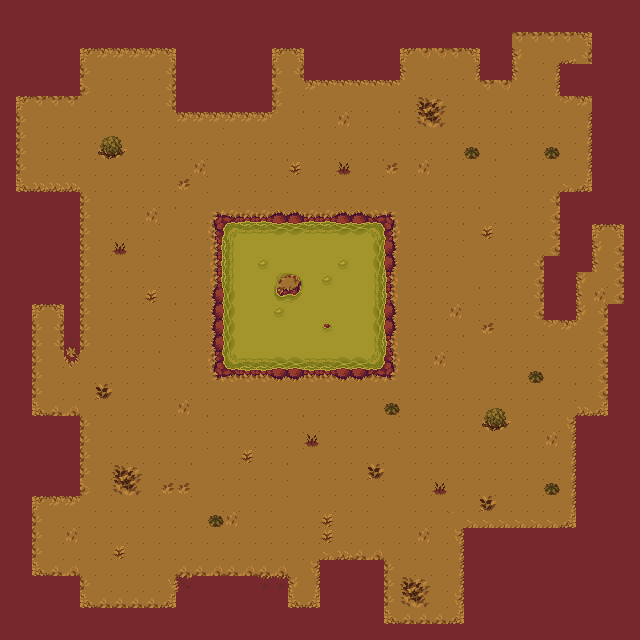

Rendered tile map (Tiled .tmx) drawn with the repository's tilesets; below, a short description and the full map source, tile grids included:
An orthogonal 40x40 tile map with 16x16 px tiles, 1 tile layer (Tile Layer 1).

<map version="1.2" tiledversion="1.2.1" orientation="orthogonal" renderorder="right-down" width="40" height="40" tilewidth="16" tileheight="16" infinite="0" nextlayerid="3" nextobjectid="1">
 <tileset firstgid="1" name="tileset" tilewidth="16" tileheight="16" tilecount="1088" columns="34">
  <image source="tinyRPG-forest-code/PNG/environment/tileset.png" width="544" height="512" />
 </tileset>
 <layer id="2" name="Tile Layer 1" width="40" height="40">
  <data encoding="csv">
908,908,908,908,908,908,908,908,908,908,908,908,908,874,874,874,874,874,874,874,874,874,874,874,874,874,874,874,874,874,874,874,874,874,874,874,874,874,874,874,
908,908,908,908,908,908,908,908,908,908,908,874,874,874,874,874,874,874,874,874,874,874,874,874,874,874,874,874,874,874,874,874,874,874,874,874,874,874,874,874,
908,908,908,908,908,908,908,908,908,908,908,874,874,874,874,874,874,874,874,874,874,874,874,874,874,874,874,874,874,874,874,874,1044,1044,1044,1044,941,874,874,874,
908,908,908,908,908,944,938,938,938,938,941,874,874,874,874,874,874,944,941,874,874,874,874,874,874,944,1045,1045,1044,941,874,874,740,834,834,837,868,874,874,874,
908,908,908,908,908,879,834,834,834,834,868,874,874,874,874,874,874,879,868,874,874,874,874,874,874,774,834,834,834,771,874,874,774,834,771,874,874,874,874,874,
908,908,908,908,908,913,834,834,834,834,868,874,874,874,874,874,874,913,834,938,939,939,939,939,939,834,834,834,834,834,1044,1045,834,834,771,874,874,875,908,874,
908,944,1044,1044,1044,834,834,834,834,834,868,874,874,874,874,874,874,879,834,834,834,834,834,626,834,834,694,695,834,834,834,834,834,834,834,937,938,874,875,908,
908,879,834,834,834,834,834,834,834,834,834,938,938,938,938,938,938,1046,1043,834,834,866,834,834,1043,834,728,729,834,834,834,1043,834,834,834,834,771,874,875,908,
908,879,834,834,834,834,697,698,626,834,834,834,834,1043,834,834,834,834,1043,834,834,834,834,834,1043,834,834,834,834,834,834,1043,834,834,834,834,771,874,874,875,
908,879,834,834,834,834,731,732,834,834,834,834,834,1043,834,834,834,834,1043,834,834,834,834,834,1043,834,834,834,834,864,834,1043,834,834,864,834,771,874,875,908,
908,879,834,834,834,834,834,834,834,834,834,834,866,626,834,834,834,1043,798,834,834,932,834,1043,934,834,866,834,834,834,1043,626,834,834,834,834,771,875,908,874,
908,842,836,836,836,834,834,834,834,834,834,934,1043,626,834,834,834,1043,626,834,834,834,834,1043,626,834,834,834,834,834,1043,626,834,834,834,835,839,874,875,908,
908,908,908,908,908,879,834,834,834,834,834,834,1043,626,834,834,834,1043,626,834,834,834,834,1043,626,834,834,834,834,834,1043,626,834,834,868,908,908,874,875,908,
908,908,908,908,908,879,834,834,834,866,1043,834,834,54,55,57,57,59,59,57,57,59,59,61,62,834,834,834,834,1043,834,834,834,834,902,908,908,874,874,875,
908,908,908,908,908,879,834,834,834,1043,626,834,834,88,89,91,91,93,93,91,91,93,93,95,96,834,834,834,1043,626,798,834,834,834,902,908,908,944,941,874,
908,908,908,874,874,879,834,932,834,1043,626,834,834,156,157,195,195,195,195,195,195,195,195,231,232,834,834,834,1043,626,834,834,834,834,902,908,908,740,902,874,
908,908,874,874,874,879,834,834,834,1043,626,834,834,156,157,195,261,195,195,195,195,261,195,231,232,834,834,834,1043,626,834,834,834,868,908,908,908,774,902,908,
874,874,874,874,874,879,834,834,834,834,834,834,834,156,157,195,195,159,160,195,261,195,195,163,164,834,834,834,626,834,834,834,834,902,908,908,740,834,902,908,
874,874,874,874,874,879,834,834,834,798,834,834,834,224,225,195,195,193,194,195,195,195,195,163,164,834,834,834,834,1043,834,834,834,868,908,908,774,866,902,908,
874,874,944,941,875,879,834,834,834,834,1043,834,834,224,225,195,195,261,195,195,195,195,195,231,232,834,834,834,866,1043,834,834,834,902,908,908,740,868,874,908,
874,874,879,868,875,879,834,834,834,834,1043,834,834,224,225,195,195,195,195,195,263,195,195,231,232,834,834,834,834,1043,934,834,834,834,937,938,947,902,874,874,
874,874,879,868,949,879,834,834,834,834,1043,834,834,224,225,195,195,195,195,195,195,195,195,163,164,834,834,834,1043,626,834,834,834,834,834,834,834,902,908,908,
874,874,879,834,983,834,834,834,834,1043,626,834,834,326,327,329,329,331,331,329,329,331,331,333,334,834,834,866,1043,626,834,834,834,834,834,834,834,902,908,908,
874,874,879,834,834,834,834,834,834,1043,626,834,834,360,361,363,363,365,365,363,363,365,365,367,368,834,834,834,1043,626,834,834,834,864,834,834,834,902,908,908,
874,874,879,834,834,834,796,834,834,834,834,834,834,834,834,834,834,834,834,834,834,834,834,834,834,834,834,834,834,834,834,834,834,834,834,1043,626,902,908,908,
874,874,842,636,637,834,834,834,834,834,834,866,834,834,834,834,834,626,834,834,834,834,834,626,864,834,834,834,834,834,697,698,834,834,834,1043,836,839,908,908,
874,874,874,874,874,879,834,834,834,834,834,834,1043,834,834,834,834,834,1043,834,834,834,834,834,1043,834,834,834,834,834,731,732,834,834,834,737,874,875,908,908,
874,874,874,874,874,879,834,834,834,834,834,834,1043,834,834,834,834,834,1043,932,834,834,834,834,1043,834,834,834,834,834,834,834,834,834,866,771,874,875,908,874,
874,874,874,874,874,879,834,834,834,834,834,834,1043,834,834,798,834,834,1043,834,834,834,834,834,1043,834,834,834,834,834,834,834,834,834,834,771,874,875,908,874,
874,875,874,874,875,879,834,694,695,834,834,1043,626,834,834,834,834,1043,626,834,834,834,834,796,626,834,834,834,834,834,834,834,834,834,834,771,874,875,908,874,
874,875,874,874,875,913,834,728,729,834,934,934,626,834,834,834,834,1043,626,834,834,834,834,1043,626,834,834,932,834,834,834,834,834,834,864,771,874,875,908,874,
875,875,944,938,938,834,834,834,834,834,834,1043,626,834,834,834,834,1043,626,834,834,834,834,1043,626,834,834,834,834,834,796,834,834,834,834,771,874,874,874,908,
874,875,879,834,834,834,834,834,834,834,834,834,834,864,866,834,834,834,834,834,798,834,834,834,834,834,834,834,1046,835,835,835,835,835,835,839,908,908,908,908,
874,875,879,834,866,834,834,834,834,834,834,834,834,834,834,834,834,834,834,834,798,834,834,834,834,834,866,834,737,874,875,874,874,874,874,874,874,875,908,874,
874,875,879,834,834,834,834,798,834,834,834,834,834,834,834,834,834,834,834,834,835,836,636,637,834,834,834,834,771,874,875,874,874,874,874,874,874,875,908,874,
874,875,842,636,637,834,834,834,834,834,635,636,636,637,636,637,636,637,626,737,874,875,908,874,879,834,834,834,771,874,874,874,875,908,874,874,874,874,874,908,
874,875,874,874,875,879,834,834,834,834,669,670,874,874,874,875,870,870,740,771,874,874,874,908,879,694,695,834,771,908,908,874,874,875,908,874,908,908,908,908,
874,875,874,874,875,842,636,636,636,636,839,874,874,875,908,874,874,875,842,839,874,875,908,874,879,728,729,834,737,874,875,874,874,875,908,874,874,874,875,908,
874,874,874,874,874,874,875,874,875,875,875,875,874,874,874,908,908,874,874,875,874,874,874,908,842,636,636,636,839,874,874,908,874,874,875,874,874,874,874,874,
874,874,874,874,874,874,875,874,875,875,875,875,908,908,908,908,909,908,908,909,908,908,908,874,875,908,874,875,908,874,908,908,908,874,874,874,908,908,908,908
</data>
 </layer>
</map>
